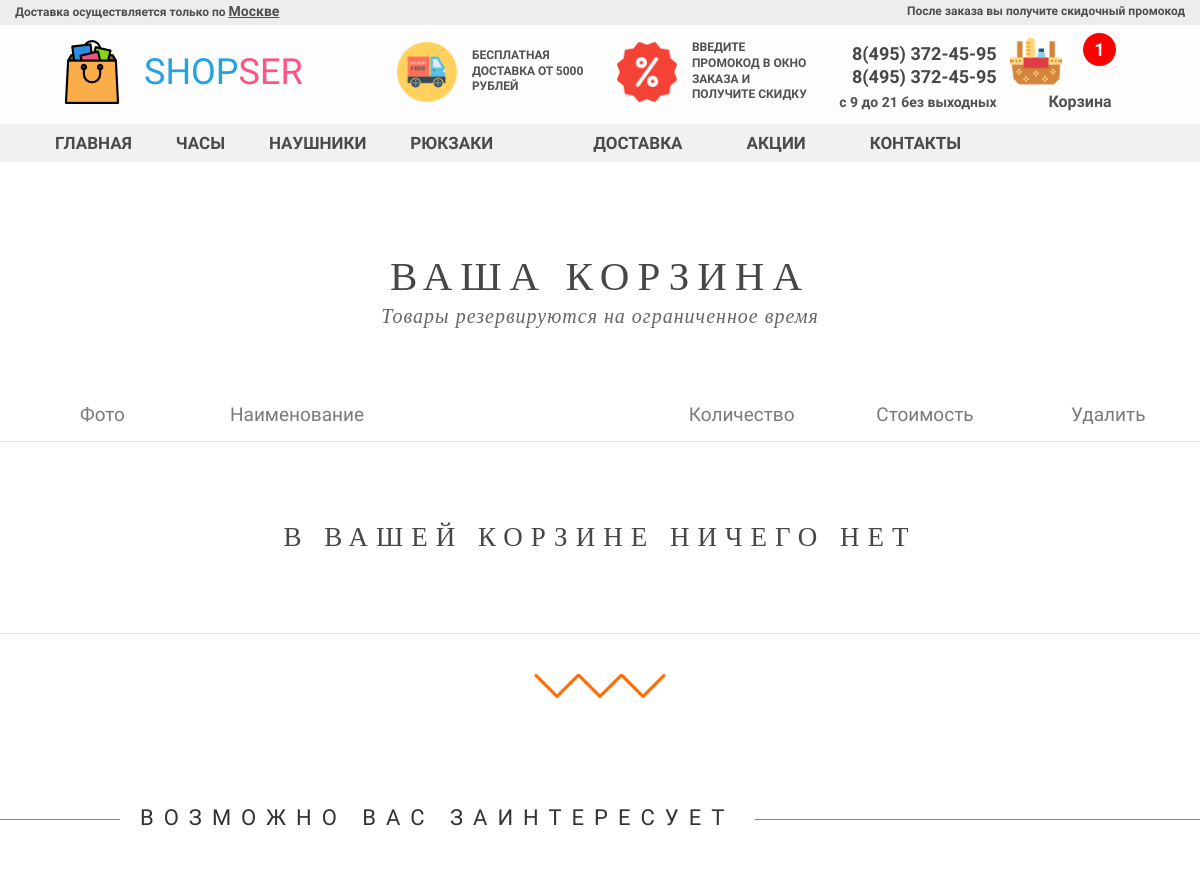
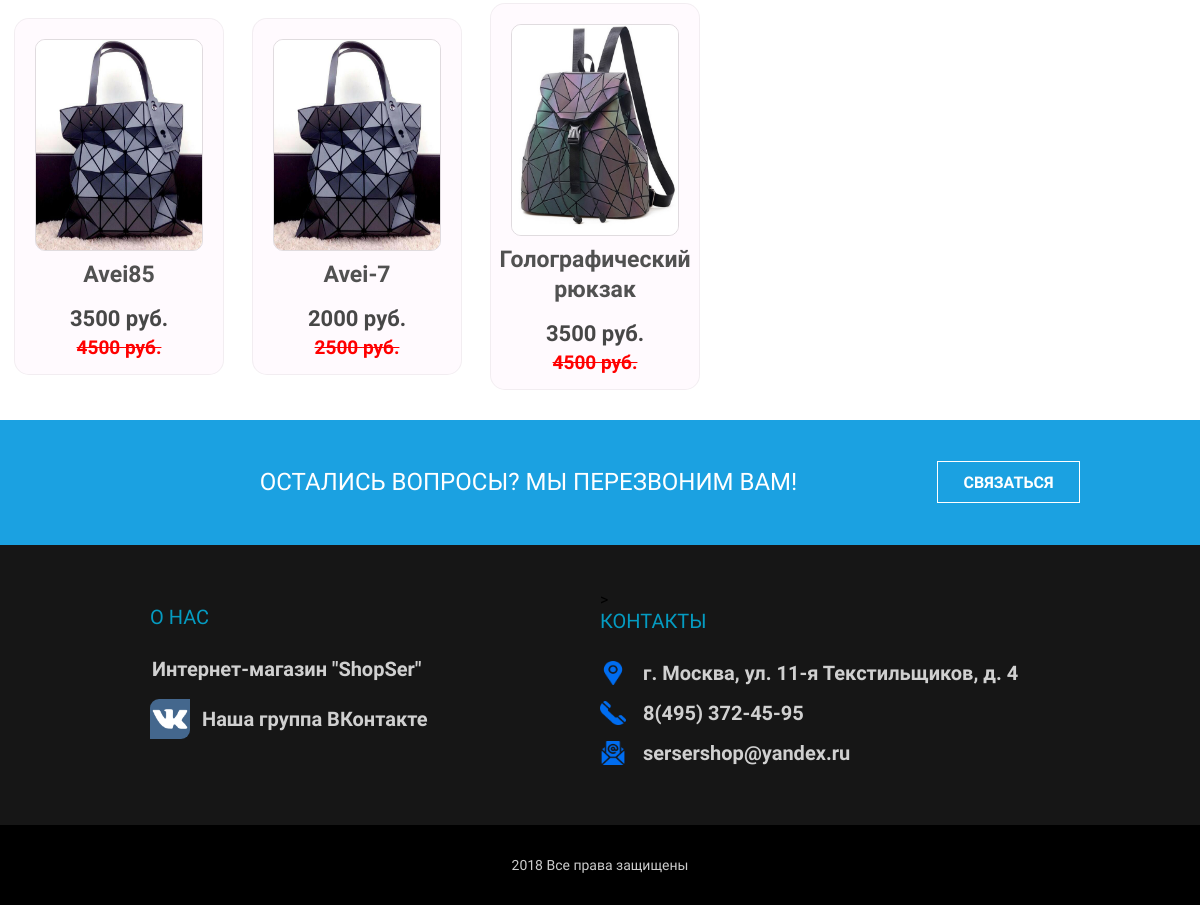
The page /controllers/empty_basket.php on the database its author committed (2 pictures, top to bottom).
### tables this page shows
CREATE TABLE `products` (
  `product_id` int(11) NOT NULL,
  `title` varchar(255) NOT NULL,
  `cost` int(11) NOT NULL,
  `old_cost` int(11) DEFAULT NULL,
  `img` varchar(255) NOT NULL,
  `category_id` int(11) NOT NULL
);

### controllers/header.php (called while the page is built)
<?php
require_once '../templates/header.php';

### controllers/empty_basket.php (called while the page is built, shortened)
<?php
require_once '../models/category.php';
require_once '../models/product.php';
$products = Product::getAll();
require_once '../views/empty_basket.php';

### models/product.php (called while the page is built, shortened)
<?php
require_once '../php/db.php';
class Product
{
    public function __construct($id)
    {
        global $mysqli;
        $query = "SELECT product_id, title, cost, old_cost, img, category_id FROM products WHERE product_id=$id";
        $result = $mysqli->query($query);
        if ($result->num_rows > 0) {
            $product_data = $result->fetch_assoc();
            $this->id = $product_data['product_id'];
            $this->title = $product_data['title'];
            $this->cost = $product_data['cost'];
            $this->old_cost = $product_data['old_cost'];
            $this->img = $product_data['img'];
        }
    }
    public static function getAll($category_id = false)
    {
        global $mysqli;
        $conditions = "";
        $tables = "products p";
        $query = "SELECT p.product_id FROM $tables WHERE 1 $conditions";
        $result = $mysqli->query($query);
        $products = [];
        while ($product_data = $result->fetch_assoc()) {
            $products[] = new self($product_data['product_id']);
        }
        return $products;
    }
}

### views/empty_basket.php (the view, shortened to what this page needs)
<?php include('../controllers/header.php') ?>
<div class="basket-zag">
    <h1>Ваша корзина</h1>
    <p>Товары резервируются на ограниченное время</p>
</div>
<div class="basket">
    <div class="basket-header">
        <div class="basket-header-item basket-header-left">
            <p>Фото</p>
            <p>Наименование</p>
        </div>
        <div class="basket-header-item basket-header-right">
            <p>Количество</p>
            <p>Стоимость</p>
            <p>Удалить</p>
        </div>
    </div>
    <hr class="basket-hr">
    <h2 class="empty_basket">В вашей корзине ничего нет</h2>
    <hr class="basket-hr">
    <div class="basket-wave">
        <img src="../icon/down-arrow.png">
        <img src="../icon/down-arrow.png" id="basket-2-wave">
        <img src="../icon/down-arrow.png" id="basket-3-wave">
    </div>
    <div class="inner-wrapper">
        <div class="offers" id="sale-offers">
            <div class="middle-zag">
                <span>ВОЗМОЖНО ВАС ЗАИНТЕРЕСУЕТ</span>
            </div>
            <div class="sale-slider-box">
                <div class="sale-box">
                    <div class="sale-slider">
                        <?php
                            foreach ($products as $product) {
                                if ($product->old_cost !== '0'){
                                    echo
                                    '
                                    <div class="slider-item">
                                        <a href="../controllers/product.php?product_id='.$product->id.'">
                                            <img src="../pics/tovar/'.$product->img.'/'.$product->img.'1.jpg">
                                            <div class="slider-i-desc">
                                                <p>'.$product->title.'</p>
                                            </div>
                                            <div class="slider-i-cost">
                                                <p class="s-i-c-new">'.$product->cost.' руб.</p>
                                                <p class="s-i-c-old">'.$product->old_cost.' руб.</p>
                                            </div>
                                        </a>
                                    </div>
                                    ';
                                }
                            }
                        ?>
                </div>
            </div>
            </div>
        </div>
    </div>
</div>
<?php include('../templates/footer.php')?>

### templates/header.php (shortened to what this page needs)
<!DOCTYPE html>
<html lang="ru">
<head>
    <link rel="stylesheet" href="../css/global.css">
</head>
<body>
    <div class="wrapper">
        <nav>
           <div class="hat">
               <div class="hat-item">
                   <p>Доставка осуществляется только по <span>Москве</span></p>
                   <p>После заказа вы получите скидочный промокод</p>
               </div>
           </div>
            <div class="panel">
                <div class="logo">
                    <a href="../controllers/main_page.php"></a>
                    <p>SHOP<span class="another-color">SER</span></p>
                </div>
                <div class="panel-advant">
                    <div class="panel-advant-item">
                        <img src="../icon/delivery-truck.png">
                        <p>
                            БЕСПЛАТНАЯ ДОСТАВКА ОТ 5000 РУБЛЕЙ
                        </p>
                    </div>
                    <div class="panel-advant-item">
                        <img src="../icon/discount.png" class="panel-icon-delivery">
                        <p>
                            Введите промокод в окно заказа и получите скидку
                        </p>
                    </div>
                </div>
                <div class="panel-info">
                    <p>8(495) 372-45-95 </p>
                    <p>8(495) 372-45-95 </p>
                    <p class="panel-info-time">с 9 до 21 без выходных</p>
                </div>
                <a href="../controllers/basket.php" class="bag">
                    <div class="bag-item">
                        <img src="../icon/basket.png">
                        <p>Корзина</p>
                        <span id="basket_count">1</span>
                    </div>
                </a>
            </div>
            <div class="menu">
                <div class="menu-catalog">
                    <a href="../controllers/main_page.php">Главная</a>
                    <a href="../controllers/catalog.php?category_id=1">Часы</a>
                    <a href="../controllers/catalog.php?category_id=2">Наушники</a>
                    <a href="../controllers/catalog.php?category_id=3">Рюкзаки</a>
                </div>
                <div class="menu-other">
                    <a href="../controllers/main_page.php #delivery-target">Доставка</a>
                    <a href="../controllers/catalog.php?category_id=sale">Акции</a>
                    <a href="../controllers/main_page.php #communicate-target">Контакты</a>
                </div>
            </div>
        </nav>

### templates/footer.php (shortened to what this page needs)
    </div>
    <div class="communicate" id="communicate-target">
        <div class="communicate-wrapper">
            <p>ОСТАЛИСЬ ВОПРОСЫ? МЫ ПЕРЕЗВОНИМ ВАМ!</p>
            <button id="call-back-activator">Связаться</button>
        </div>
    </div>
    <footer>
        <div class="footer-contact">
            <div class="footer-wrapper">
                <div class="footer-item about_us">
                    <h3>О нас</h3>
                    <p>Интернет-магазин "ShopSer"<br>
                    <div class="group">
                        <a href="https://vk.com/podarokshopser" target="_blank"></a>
                        <p>Наша группа ВКонтакте</p>
                    </div>
                </div>
                <div class="footer-item">>
                    <h3>Контакты</h3>
                    <div class="row">
                        <img src="../icon/placeholder.png">
                        <p>г. Москва, ул. 11-я Текстильщиков, д. 4</p>
                    </div>
                    <div class="row">
                        <img src="../icon/telephone.png">
                        <p>8(495) 372-45-95</p>
                    </div>
                    <div class="row">
                        <img src="../icon/mail.png">
                        <p>sersershop@yandex.ru</p>
                    </div>
                </div>
            </div>
        </div>
        <div class="bottom">
            <p>2018 Все права защищены</p>
        </div>
    </footer>
</body>
</html>

### css/basket.css (style rules this page uses)
.basket-zag { display: -webkit-box; display: -ms-flexbox; display: flex; -webkit-box-orient: vertical; -webkit-box-direction: normal; -ms-flex-flow: column; flex-flow: column; -webkit-box-align: center; -ms-flex-align: center; align-items: center; -webkit-box-sizing: border-box; box-sizing: border-box; padding: 90px 0 50px; }
.basket-zag h1 { font-family: Myriad Pro; font-size: 41px; font-weight: 400; text-transform: uppercase; letter-spacing: 8px; color: rgba(51, 51, 51, 0.9); text-align: center; }
.basket-zag p { font-family: georgia; font-size: 20px; font-style: italic; letter-spacing: 1px; color: rgba(51, 51, 51, 0.75); margin-top: 5px; text-align: center; }
.basket { width: 100%; margin: 25px 0 20px; -webkit-box-sizing: border-box; box-sizing: border-box; }
.basket-header { display: -webkit-box; display: -ms-flexbox; display: flex; -webkit-box-pack: justify; -ms-flex-pack: justify; justify-content: space-between; -webkit-box-align: center; -ms-flex-align: center; align-items: center; }
.basket-header-item { display: -webkit-box; display: -ms-flexbox; display: flex; -webkit-box-align: center; -ms-flex-align: center; align-items: center; -ms-flex-pack: distribute; justify-content: space-around; font-size: 19px; font-family: 'Roboto Condensed', sans-serif; color: rgba(51, 51, 51, 0.65); }
.basket-header-left { min-width: 300px; margin-left: 80px; }
.basket-header-right { min-width: 550px; text-align: center; }
.basket-header-left p { -ms-flex-preferred-size: 50%; flex-basis: 50%; }
.basket-header-right p { -ms-flex-preferred-size: 25%; flex-basis: 25%; }
.basket-hr { height: 1px; background: rgba(0, 0, 0, 0.1); width: 100%; border: none; margin: 15px 0; }
.basket-wave { height: 75px; display: -webkit-box; display: -ms-flexbox; display: flex; -webkit-box-align: center; -ms-flex-align: center; align-items: center; -webkit-box-pack: center; -ms-flex-pack: center; justify-content: center; position: relative; }
.basket-wave img { position: absolute; top: 0; left: 0; right: 0; bottom: 0; margin: auto; width: 50px; }
#basket-2-wave { right: 86px; }
#basket-3-wave { left: 86px; }
.basket .offers .middle-zag { margin: 65px 0 30px; }
.empty_basket { font-family: Myriad Pro; font-size: 27px; font-weight: 400; text-transform: uppercase; letter-spacing: 8px; color: rgba(51, 51, 51, 0.9); text-align: center; margin: 80px 0; }

### rows shown on the page
products: img (picture), title "Avei85", cost "3500", old_cost "4500"
products: img (picture), title "Avei-7", cost "2000", old_cost "2500"
products: img (picture), title "Голографический рюкзак", cost "3500", old_cost "4500"
